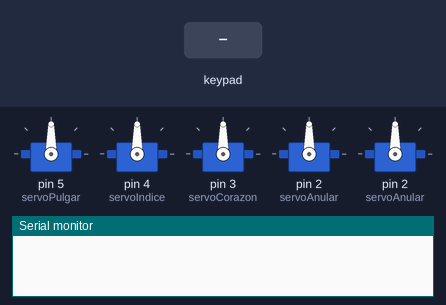
A sketch run on a simulated Arduino Uno, built with avr-gcc and run on an emulated ATmega328P. On the bench: 5 × servo, the last lines printed to the serial monitor. Inputs (shaded band) come from the test bench.

Above: at 1.2 s.
1.3 s: key 'A' pressed
At 2.1 s:
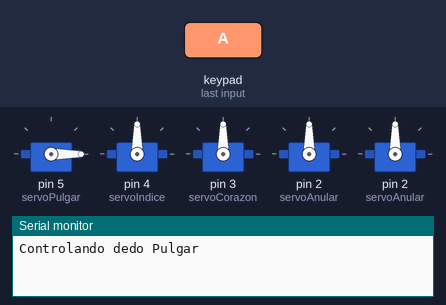
4.3 s: keypad keys 1 3 1 2 1 1 1 0 pressed 0.4 s apart
At 8.1 s:
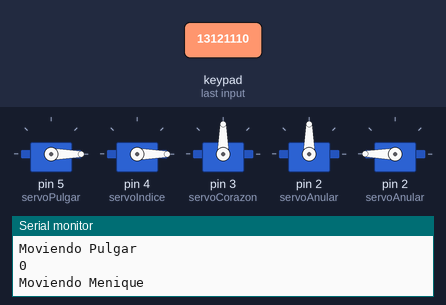
9.0 s: key '5' pressed
At 9.5 s:
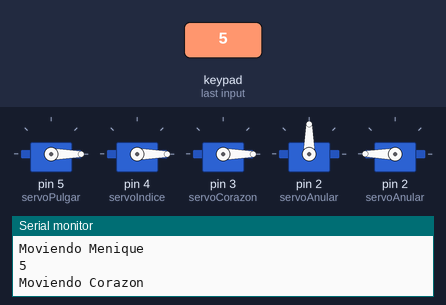
10.5 s: keypad keys 1 3 1 2 1 1 1 0 # pressed 0.4 s apart
At 17.0 s:
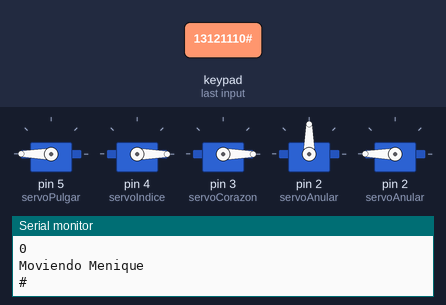
23.1 s: key 'B' pressed
26.1 s: keypad keys 9 8 7 6 pressed 0.4 s apart
At 32.5 s:
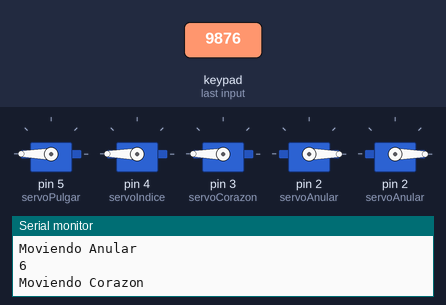
Timing chart, 0 to 33.5 s (numbered marks = the images above; inputs shaded):
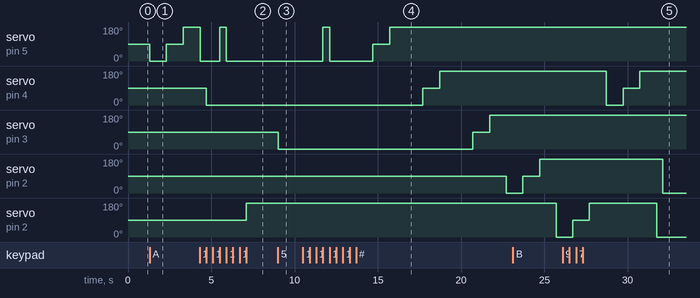

Measured:
- after the input at 1.3 s, servo on pin 5 (servoPulgar): 90° → 0° at once, → 90° 1.0 s later, → 180° 1.0 s later
- after the input at 4.3 s, servo on pin 5 (servoPulgar): 180° → 0° at once, → 180° 1.2 s later, → 0° 0.40 s later; servo on pin 4 (servoIndice): 90° → 0° after 0.40 s; servo on pin 2 (servoAnular): 90° → 180° after 2.8 s
- after the input at 9.0 s, servo on pin 3 (servoCorazon): 90° → 0° at once
- after the input at 10.5 s, servo on pin 5 (servoPulgar): 0° → 180° after 1.2 s, → 0° 0.40 s later, → 90° 2.6 s later, → 180° 1.0 s later; servo on pin 4 (servoIndice): 0° → 90° after 7.2 s, → 180° 1.0 s later; servo on pin 3 (servoCorazon): 0° → 90° after 10.2 s, → 180° 1.0 s later; servo on pin 2 (servoAnular): 90° → 0° after 12.2 s
- after the input at 26.1 s, servo on pin 2 (servoAnular): 180° → 0° after 6.0 s

The sketch:

ManoRobotica.ino
```cpp
#include <Servo.h>
#include <Keypad.h>

const byte rowsCount = 4;
const byte columsCount = 4;

char keys[rowsCount][columsCount] = {
   { '1','2','3', 'A' },
   { '4','5','6', 'B' },
   { '7','8','9', 'C' },
   { '#','0','*', 'D' }
};


const byte rowPins[rowsCount] = { 13, 12, 11, 10 };
const byte columnPins[columsCount] = { 9, 8, 7, 6 };

Keypad keypad = Keypad(makeKeymap(keys), rowPins, columnPins, rowsCount, columsCount);

//Servos
Servo servoPulgar;
Servo servoIndice;
Servo servoCorazon;
Servo servoAnular;
Servo servoMenique;


void setup() {
   Serial.begin(9600);
   servoPulgar.attach(5);
   servoIndice.attach(4);
   servoCorazon.attach(3);
   servoAnular.attach(2);
   servoMenique .attach(2);
}

void loop() {
  //Inicia codigo de keypad
  char key = keypad.getKey();
  //char Controlando;
  if (key=='1') {
    Serial.println(key);
    Serial.println("Moviendo Pulgar");
    servoPulgar.write(0);
    }else if(key=='2'){
      Serial.println(key);
      Serial.println("Moviendo Pulgar");
      servoPulgar.write(180);
    }else if(key=='3'){
      Serial.println(key);
      Serial.println("Moviendo Indice");
      servoIndice.write(0);
    }else if(key=='4'){
      Serial.println(key);
      Serial.println("Moviendo Indice");
      servoIndice.write(180);
    }else if(key=='5'){
      Serial.println(key);
      Serial.println("Moviendo Corazon");
      servoCorazon.write(0);
    }else if(key=='6'){
      Serial.println(key);
      Serial.println("Moviendo Corazon");
      servoCorazon.write(180);
    }else if(key=='7'){
      Serial.println(key);
      Serial.println("Moviendo Anular");
      servoAnular.write(0);
    }else if(key=='8'){
      Serial.println(key);
      Serial.println("Moviendo Anular");
      servoAnular.write(180);
    }else if(key=='9'){
      Serial.println(key);
      Serial.println("Moviendo Menique");
      servoMenique.write(0);
    }else if(key=='0'){
      Serial.println(key);
      Serial.println("Moviendo Menique");
      servoMenique.write(180);
    }else if(key=='A'){
      Serial.println("Controlando dedo Pulgar");
      //Inicia codigo de servo motores
      servoPulgar.write(0);
      delay(1000);
      servoPulgar.write(90);
      delay(1000);
      servoPulgar.write(180);
      delay(1000);
    }else if(key=='B'){
      Serial.println("Controlando dedo Indice");
      //Inicia codigo de servo motores
      servoIndice.write(0);
      delay(1000);
      servoIndice.write(90);
      delay(1000);
      servoIndice.write(180);
      delay(1000);
    }else if(key=='C'){
      Serial.println("Controlando dedo Medio");
      //Inicia codigo de servo motores
      servoCorazon.write(0);
      delay(1000);
      servoCorazon.write(90);
      delay(1000);
      servoCorazon.write(180);
      delay(1000);
    }else if(key=='D'){
      Serial.println("Controlando dedo Anular");
      //Inicia codigo de servo motores
      servoAnular.write(0);
      delay(1000);
      servoAnular.write(90);
      delay(1000);
      servoAnular.write(180);
      delay(1000);
    }else if(key=='#'){
      Serial.println(key);
      servoPulgar.write(0);
      delay(1000);
      servoPulgar.write(90);
      delay(1000);
      servoPulgar.write(180);
      delay(1000);
      servoIndice.write(0);
      delay(1000);
      servoIndice.write(90);
      delay(1000);
      servoIndice.write(180);
      delay(1000);
      servoCorazon.write(0);
      delay(1000);
      servoCorazon.write(90);
      delay(1000);
      servoCorazon.write(180);
      delay(1000);
      servoAnular.write(0);
      delay(1000);
      servoAnular.write(90);
      delay(1000);
      servoAnular.write(180);
      delay(1000);
      servoMenique.write(0);
      delay(1000);
      servoMenique.write(90);
      delay(1000);
      servoMenique.write(180);
      delay(1000);
    }else if(key=='*'){
      Serial.println("Controlando dedo Meñique");
      //Inicia codigo de servo motores
      servoMenique.write(0);
      delay(1000);
      servoMenique.write(90);
      delay(1000);
      servoMenique.write(180);
      delay(1000);
    }
}
```

Arduino.cpp
```cpp
int valor;
int motor=11;
int i=0;
char opcion = "";
char opcion2 = "";

void setup() {
  // put your setup code here, to run once:
//pinMode(pin1A, OUTPUT)
  Serial.println(opcion);
  pinMode(motor, OUTPUT);
  Serial.begin(9600);
  analogWrite(motor, 0);


  Serial.println("---------MENU---------");
  Serial.println("");
  Serial.println("1.-Enciende led 1s y se apaga 2s");
  Serial.println("2.-Cambiar velocidad de motor");
  Serial.println("3.-Ciclo de 0 a 255");
}

void loop() {
  int i=0;
  opcion = Serial.read();

  if(opcion==65 || opcion==97){
    for(i=0; i<=0; i--){
      int velocidad = 255;
      digitalWrite(motor, velocidad);
      Serial.println("El motor esta llendo a:");
      Serial.println(velocidad);
      delay(1000);
      digitalWrite(motor, LOW);
      delay(2000);
    }
  }else if(opcion==98 || opcion==66){
    Serial.println("---------MENU---------");
    Serial.println("Selecciona la velocidad");
    Serial.println("A.-Baja");
    Serial.println("B.-Media");
    Serial.println("C.-Alta");
    opcion = Serial.read();
    if(opcion==65 || opcion==97){
    Serial.println("Seleccionaste la velocidad baja");
    analogWrite(motor, 50);
    }else if(opcion==98 || opcion==66){
    Serial.println("Seleccionaste la velocidad baja");
    analogWrite(motor, 150);
    }else if(opcion==65 || opcion==97){
    Serial.println("Seleccionaste la velocidad baja");
    analogWrite(motor, 255);
    }

  }else if(opcion==99 || opcion==67){
    for(i=0; i<=255; i++){
      analogWrite(motor, i);
      Serial.println(i);
      delay(500);
      }
    for(i=255; i>=0; i--){
      analogWrite(motor, i);
      Serial.println(i);
      delay(500);
      }
  }
}
```
